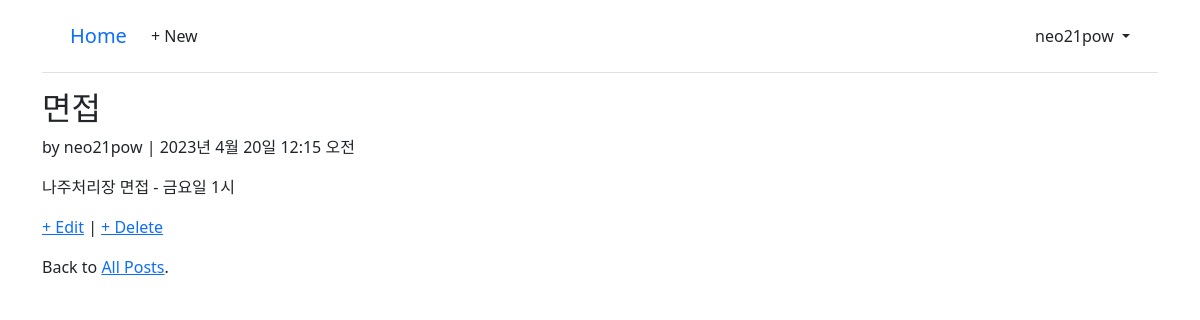
Page /blog/2/ (signed in) on the committed database.
### accounts/models.py (models this page shows)
class CustomUser(AbstractUser):
    age = models.PositiveIntegerField(null=True, blank=True)

### pages/models.py (models this page shows, shortened)
class Post(models.Model):
    title = models.CharField(max_length=200)
    '''
    author = models.ForeignKey(
        'accounts.CustomUser', on_delete=models.CASCADE,
    )
    '''
    author = models.ForeignKey( get_user_model(), on_delete=models.CASCADE,)
    date = models.DateTimeField(auto_now_add=True)
    body = models.TextField()

### pages/views.py (the view)
# urls.py: path('blog/<int:pk>/', BlogDetailView.as_view(), name='post_detail'),
class BlogDetailView(DetailView):
    model = Post
    template_name = 'post_detail.html'

### templates/post_detail.html
{% extends 'base.html' %}
{% block content %}
    <div class="article-entry">
        <h2>{{ object.title }}</h2>
        <p>by {{ object.author }} | {{ object.date }}</p>
        <p>{{ object.body }}</p>
    </div>
    <p><a href="{% url 'post_edit' post.pk %}">+ Edit</a> |
        <a href="{% url 'post_delete' post.pk %}">+ Delete</a></p>
    <p>Back to <a href="{% url 'post_list' %}">All Posts</a>.</p>
{% endblock content %}

### templates/base.html (shortened to what this page needs)
{% load static %}
<!DOCTYPE html>
<html lang="ko">
<head>
    <link href="https://cdn.jsdelivr.net/npm/bootstrap@5.1.3/dist/css/bootstrap.min.css" rel="stylesheet"
>
</head>
<body>
    <div class="container">
        <header class="p-3 mb-3 border-bottom">
            <div class="container">
                <div class="d-flex flex-wrap align-items-center justify-content-center justify-content-lg-start">
                    <a class="navbar-brand" href="{% url 'home' %}">Home</a>
                    <ul class="nav col-12 col-lg-auto me-lg-auto mb-2 justify-content-center mb-md-0">
                        {% if user.is_authenticated %}
                        <li><a href="{% url 'post_new' %}" class="nav-link px-2 link-dark">+ New</a></li>
                    </ul>
                    <div class="dropdown text-end">
                        <a href="#" class="d-block link-dark text-decoration-none dropdown-toggle" id="dropdownUser1"
                            data-bs-toggle="dropdown" aria-expanded="false">
                            {{ user.username }}
                        </a>
                    </div>
                    {% else %}
                    <div class="text-end">
                        <a href="{% url 'login' %}" class="btn btn-outline-primary me-2">Log In</a>
                        <a href="{% url 'signup' %}" class="btn btn-primary">Sign Up</a>
                    </div>
                    {% endif %}
                </div>
            </div>
        </header>
        <main>
            {% block content %}
            {% endblock content %}
        </main>
    </div>
</body>
</html>

### rows in the picture
CustomUser: username "neo21pow"
Post: title "면접", author "neo21pow", date "2023년 4월 20일 12:15 오전", body "나주처리장 면접 - 금요일 1시"
